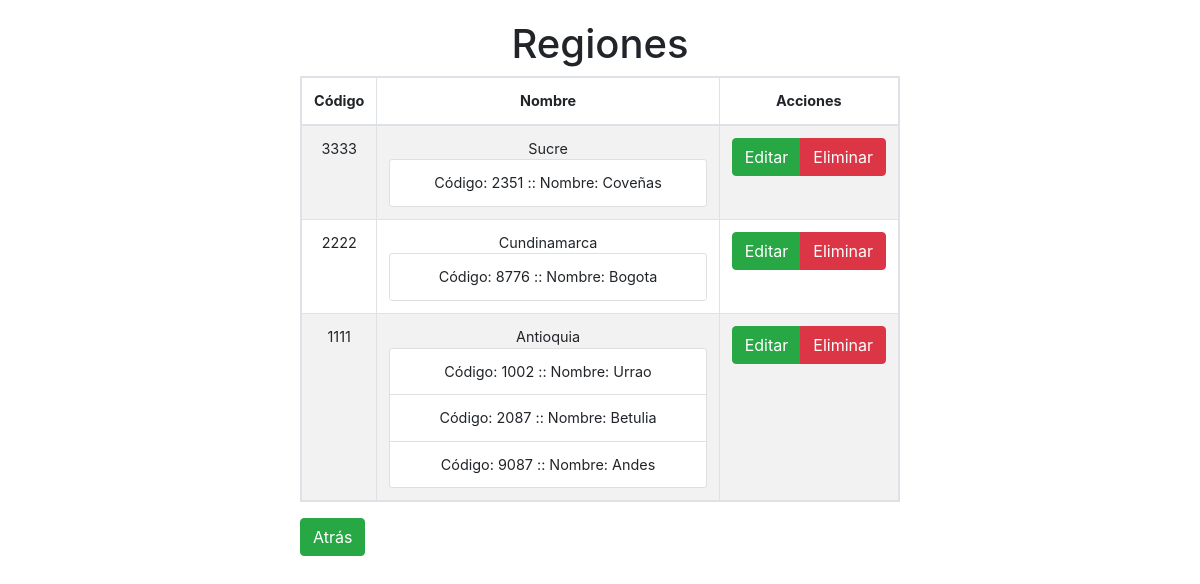
/region/list_region, run on an earlier commit of the app's database.
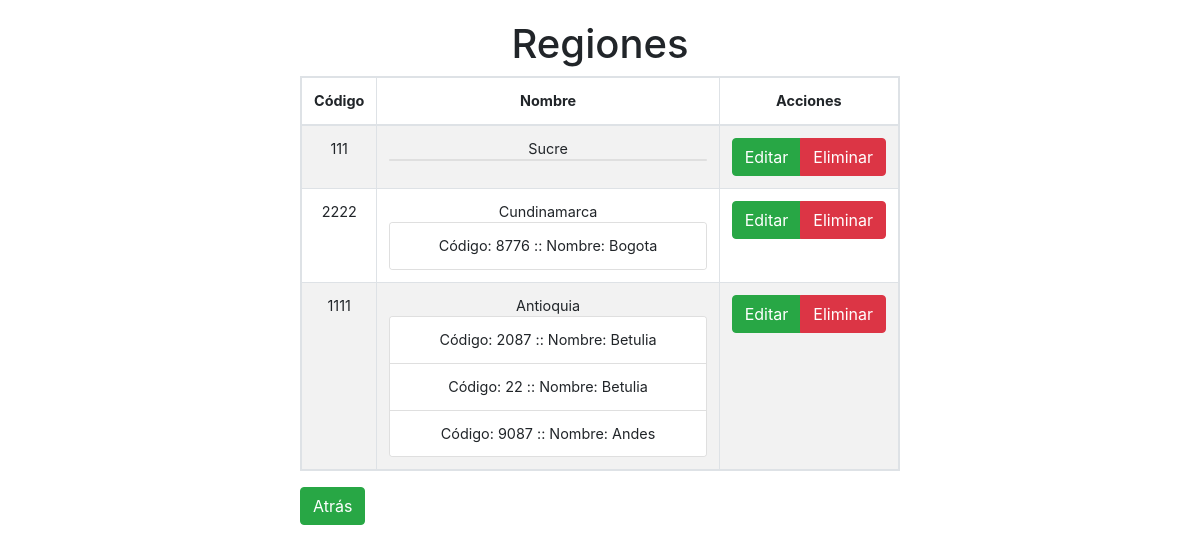
And on a later commit of the database.
### region/models.py (models this page shows, shortened)
class Region(models.Model):
    code = models.IntegerField(verbose_name="Código", unique=True)
    name_region = models.CharField(max_length=100, verbose_name='Nombre')
    town = models.ManyToManyField(Town, verbose_name="Municipio", blank=True)
    class Meta:
        verbose_name = "Region"
        verbose_name_plural = "Regiones"
        ordering = ["-name_region"]

### town/models.py (models this page shows, shortened)
class Town(models.Model):
    INACTIVE = 0
    ACTIVE = 1
    STATUS_CHOICES = (
    (INACTIVE, 'Ináctivo'),
    (ACTIVE, 'Activo'),)
    code = models.IntegerField(verbose_name="Código", unique=True)
    name_town = models.CharField(max_length=100, verbose_name='Nombre')
    status = models.SmallIntegerField(choices = STATUS_CHOICES, default = INACTIVE, verbose_name='Estado')
    class Meta:
        verbose_name = "Municipio"
        verbose_name_plural = "Municipio"
        ordering = ["-name_town"]

### region/views.py (the view)
# urls.py: path('list_region', ListRegion.as_view(template_name = "region/list.html"), name = "list_region"),
class ListRegion(ListView):
    model = Region

### region/templates/region/list.html (shortened to what this page needs)
{% extends 'core/base.html' %}
{% load static %}
{% block content %}
<div class="container-fluid">
    {% block header %}
    <h1 class="text-center">Regiones</h1>
    {% endblock %}
    <table class="table table-striped table-hover table-bordered table-responsive text-center">
        <thead>
            <tr>
                <th>Código</th>
                <th width="100%">Nombre</th>
                <th>Acciones</th>
            </tr>
        </thead>
        <tbody>
            {% for region in object_list %}
            <tr>
                <td>{{ region.code }}</td>
                <td>{{ region.name_region}}
                    <div class="card">
                        <ul class="list-group list-group-flush">
                            {% for town in region.town.all%}
                            <li class="list-group-item">
                                Código: {{town.code}} :: Nombre: {{town.name_town}}
                            </li>
                            {% endfor %}
                        </ul>
                    </div>
                </td>
                <td>
                    <form method="POST" action="delete_region/{{ region.id }}">
                        <div class="btn-group">
                            <a href="edit_region/{{ region.id }}" title="Editar" type="button"
                                class="btn btn-success">Editar
                            </a>
                            <button class="btn btn-danger" onclick="return deleteRegister();" type="submit">
                                Eliminar
                            </button>
                        </div>
                    </form>
                </td>
                {% endfor %}
            </tr>
        </tbody>
    </table>
    <a href="{% url 'home' %}" class="btn btn-success">
        Atrás
    </a>
</div>
{% endblock %}

What changed in the data, as far as the page shows it:
removed Town: code "1002", name_town "Urrao", shown under Region "Antioquia"
changed Region "Sucre": loses Town (code "2351", name_town "Coveñas"); code "3333" → "111"
added Town: code "22", name_town "Betulia", shown under Region "Antioquia"
